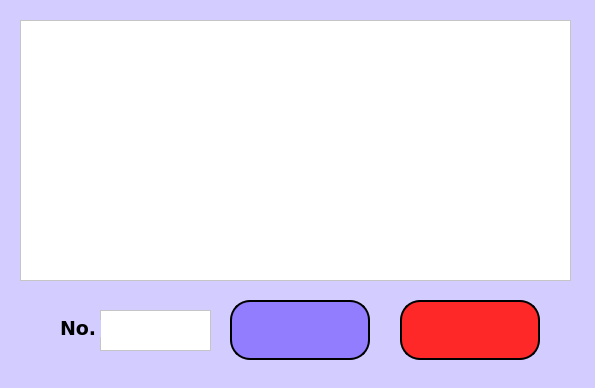
<?xml version="1.0" encoding="UTF-8"?>
<ui version="4.0">
 <class>Tabla</class>
 <widget class="QWidget" name="Tabla">
  <property name="geometry">
   <rect>
    <x>0</x>
    <y>0</y>
    <width>595</width>
    <height>388</height>
   </rect>
  </property>
  <property name="windowTitle">
   <string>Form</string>
  </property>
  <property name="styleSheet">
   <string notr="true">background-color: rgb(211, 205, 255);</string>
  </property>
  <widget class="QTextEdit" name="txtTable">
   <property name="geometry">
    <rect>
     <x>20</x>
     <y>20</y>
     <width>551</width>
     <height>261</height>
    </rect>
   </property>
   <property name="font">
    <font>
     <family>Bitstream Vera Sans</family>
     <pointsize>12</pointsize>
     <weight>75</weight>
     <bold>true</bold>
    </font>
   </property>
   <property name="styleSheet">
    <string notr="true">background-color: rgb(255, 255, 255);</string>
   </property>
  </widget>
  <widget class="QPushButton" name="btnEdit">
   <property name="geometry">
    <rect>
     <x>230</x>
     <y>300</y>
     <width>140</width>
     <height>60</height>
    </rect>
   </property>
   <property name="font">
    <font>
     <family>Bitstream Vera Sans</family>
     <pointsize>12</pointsize>
     <weight>75</weight>
     <bold>true</bold>
    </font>
   </property>
   <property name="styleSheet">
    <string notr="true">background-color: qlineargradient(spread:reflect, x1:0, y1:0.882, x2:0.851, y2:0, stop:0 rgba(204, 0, 0, 0), stop:0.273632 rgba(255, 255, 255, 255));
background-color: rgb(147, 125, 255);
color: rgb(0, 0, 0);
border-style: solid;
border-width:2px;
border-radius:20px;
border-color: rgb(0, 0, 0);</string>
   </property>
   <property name="text">
    <string/>
   </property>
   <property name="icon">
    <iconset>
     <normaloff>Imagenes/edit.png</normaloff>Imagenes/edit.png</iconset>
   </property>
   <property name="iconSize">
    <size>
     <width>40</width>
     <height>40</height>
    </size>
   </property>
  </widget>
  <widget class="QPushButton" name="btnDelete">
   <property name="geometry">
    <rect>
     <x>400</x>
     <y>300</y>
     <width>140</width>
     <height>60</height>
    </rect>
   </property>
   <property name="font">
    <font>
     <family>Bitstream Vera Sans</family>
     <pointsize>12</pointsize>
     <weight>75</weight>
     <bold>true</bold>
    </font>
   </property>
   <property name="styleSheet">
    <string notr="true">background-color: qlineargradient(spread:reflect, x1:0, y1:0.882, x2:0.851, y2:0, stop:0 rgba(204, 0, 0, 0), stop:0.273632 rgba(255, 255, 255, 255));
background-color: rgb(255, 40, 40);
color: rgb(0, 0, 0);
border-style: solid;
border-width:2px;
border-radius:20px;
border-color: rgb(0, 0, 0);</string>
   </property>
   <property name="text">
    <string/>
   </property>
   <property name="icon">
    <iconset>
     <normaloff>Imagenes/121113.png</normaloff>Imagenes/121113.png</iconset>
   </property>
   <property name="iconSize">
    <size>
     <width>40</width>
     <height>40</height>
    </size>
   </property>
   <property name="autoDefault">
    <bool>false</bool>
   </property>
  </widget>
  <widget class="QTextEdit" name="txtNumber">
   <property name="geometry">
    <rect>
     <x>100</x>
     <y>310</y>
     <width>111</width>
     <height>41</height>
    </rect>
   </property>
   <property name="font">
    <font>
     <family>Bitstream Vera Sans</family>
     <pointsize>12</pointsize>
     <weight>75</weight>
     <bold>true</bold>
    </font>
   </property>
   <property name="styleSheet">
    <string notr="true">background-color: rgb(255, 255, 255);</string>
   </property>
  </widget>
  <widget class="QLabel" name="label">
   <property name="geometry">
    <rect>
     <x>60</x>
     <y>320</y>
     <width>41</width>
     <height>17</height>
    </rect>
   </property>
   <property name="font">
    <font>
     <family>Bitstream Vera Sans</family>
     <pointsize>14</pointsize>
     <weight>75</weight>
     <italic>false</italic>
     <bold>true</bold>
    </font>
   </property>
   <property name="styleSheet">
    <string notr="true">color: rgb(0, 0, 0);</string>
   </property>
   <property name="text">
    <string>No.</string>
   </property>
  </widget>
 </widget>
 <resources/>
 <connections/>
</ui>
